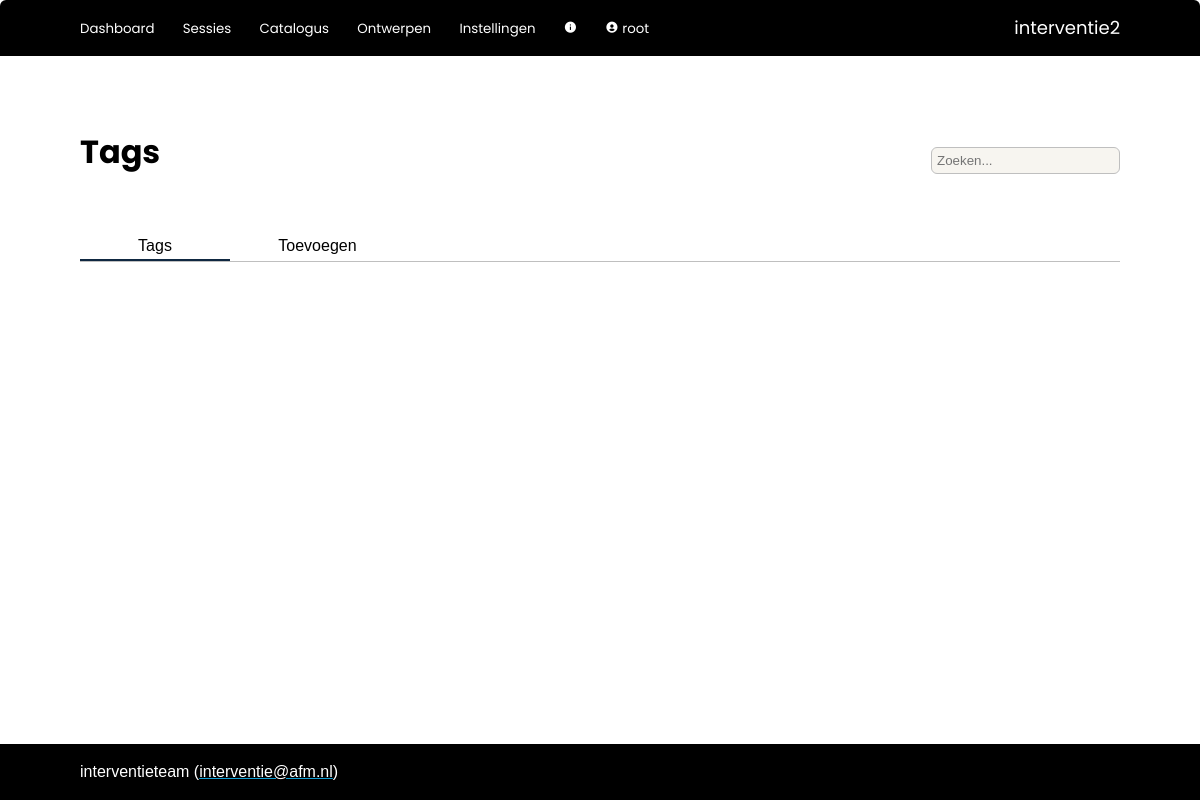
The app's page /catalog/tags (signed in), older data.
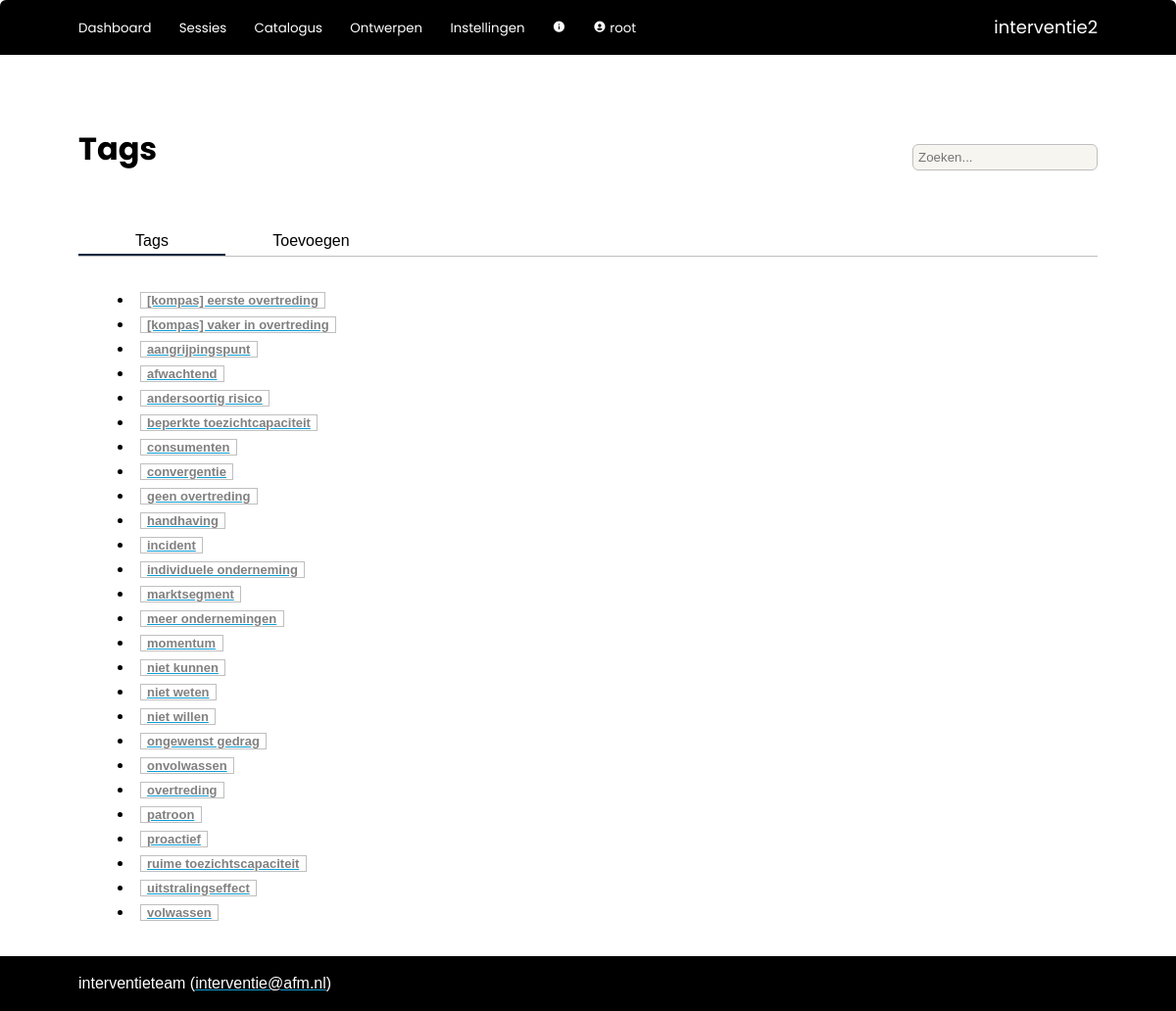
The same page, newer data.
### interventie2/models.py (models this page shows, shortened)
class User(db.Model, UserMixin):
    __tablename__ = 'users'
    id            = db.Column(db.Integer, primary_key=True)
    name          = db.Column(db.String(80), nullable=False, unique=True)
    password      = db.Column(db.String(200), nullable=False)
    role_id       = db.Column(db.Integer, db.ForeignKey('roles.id'), nullable=False, default=4) #references roles.id
    description   = db.Column(db.String(2000), nullable=False, default="")
    email         = db.Column(db.String(254))
    link          = db.Column(db.String(1000))
    active        = db.Column(db.Boolean, nullable=False, default=True)
    date_created  = db.Column(db.DateTime(timezone=True), server_default=func.now())
    last_seen     = db.Column(db.DateTime(timezone=True), server_default=func.now())
    role = relationship('Role')
    messages = relationship('Message', back_populates='recipient', foreign_keys="Message.recipient_id")
    messages_sent = relationship('Message', back_populates='sender', foreign_keys="Message.sender_id")
    worksession = relationship('Worksession', back_populates='creator')
    plan = relationship('Plan', back_populates='creator')
    allowed_worksessions = relationship('Worksession', secondary='worksession_access', back_populates='allowed_users')
    owned_instruments = relationship('Instrument', back_populates='owner')
    def unread_messages(self):
        return sum(1 for message in self.messages if (message.unread) and (message.deliver_after.date() <= date.today()))
    def unread_message_alert(self):
        return self.unread_messages() > 0

class Tag(db.Model):
    __tablename__ = 'tags'
    id            = db.Column(db.Integer, primary_key=True)
    name          = db.Column(db.String(100), nullable=False, unique=True)
    instruments = relationship('InstrumentTagAssignment', back_populates='tag', cascade='all, delete-orphan')

### interventie2/catalog/routes.py (the view)
@catalog.route('/tags', methods=['GET', 'POST'])
@login_required
def tags():
    if not current_user.role.edit_questionnaire:
        return render_template('error/index.html', title='Onvoldoende rechten', message='Onvoldoende rechten om tags te wijzigen.')
    form = TagForm()
    tags = Tag.query.order_by(Tag.name)
    if form.validate_on_submit():
        tag = Tag(name = form.name.data)
        db.session.add(tag)
        db.session.commit()
        return redirect(url_for('catalog.tags'))
    elif request.method == 'GET':
        pass
    return render_template('catalog/tags.html', edit_catalog_allowed=current_user.role.edit_catalog, tags=tags, form=form)

### interventie2/forms.py
class TagForm(FlaskForm):
    name               = StringField('Naam', validators=[DataRequired(), Length(min=2, max=100)], render_kw={'size': 40})
    submit             = SubmitField('Tag opslaan')

### interventie2/models.py (called while the page is built)
@login_manager.user_loader
def load_user(user_id):
    return User.query.get(user_id)

### interventie2/catalog/templates/catalog/tags.html (shortened to what this page needs)
{% extends 'base.html' %}
{% block page_title %}
Tags
{% endblock %}
{% block tabs %}
<div class="tab_bar">
    <button class="tablinks" onclick="switch_tab(event, 'tag_analysis')" id="defaultOpen">Tags</button>
    <button class="tablinks" onclick="switch_tab(event, 'tag_new')">Toevoegen</button>
</div>
{% endblock %}
{% block body %}
<div id="tag_analysis" class="tabcontent">
    <div class="text_area">
        <ul>
        {% for tag in tags %}
        <li><a href="{{ url_for('analysis.tag', tag_id=tag.id) }}"><span class="tag">{{ tag.name }}</span></a></li>
        {% endfor %}
        </ul>
    </div>
</div>
{% endblock %}

### interventie2/templates/base.html (shortened to what this page needs)
<!DOCTYPE html>
<html lang="en">
    <head>
        <link rel="stylesheet" href="{{ url_for('static', filename='css/styles.css')}}">
        <link href="https://unpkg.com/boxicons@2.1.2/css/boxicons.min.css" rel="stylesheet">
    </head>
    <body>
        {% import 'jinja_macros.html' as macro %}
        <header>
            <div class="logo">{{ config['APP_NAME'] }}</div>
            <div class="modes">
                {% if current_user.is_authenticated %}
                    <button>
                        <a href="{{ url_for('main.index') }}">Dashboard</a>
                    </button>
                    <button>
                        <a href="{{ url_for('main.worksessions') }}">Sessies</a>
                    </button>
                    <button>
                        <a href="{{ url_for('catalog.index') }}">Catalogus</a>
                    </button>
                    {% if current_user.role.edit_questionnaire %}
                        <button>
                            <a href="{{ url_for('tools.index') }}">Ontwerpen</a>
                        </button>
                    {% endif %}
                    {% if current_user.role.edit_users %}
                        <button>
                            <a href="{{ url_for('admin.index') }}">Instellingen</a>
                        </button>
                    {% endif %}
                    {% if current_user.role.see_app_info %}
                        <button>
                            <a href="{{ url_for('admin.info') }}"><i class='bx bxs-info-circle'></i></a>
                        </button>
                    {% endif %}
                    <button>
                        <a href="{{ url_for('admin.user', id=current_user.id) }}"><i class='bx bxs-user-circle'></i>
                            {{ current_user.name }}
                        </a>
                    </button>
                {% else %}
                    <button>
                        <a href="{{ url_for('main.login') }}">Login</a>
                    </button>
                {% endif %}
            </div>
        </header>
        <nav>
            <div class="title">{% block page_title %}{% endblock %}</div>
            {% if current_user.is_authenticated %}
                <form action="/analysis/search" method="get" class="search">
                    <input id="search" type="search"  name="q" value="{{ request.args.get('q') or '' }}" placeholder="Zoeken...">
                </form>
            {% endif %}
            <div class="tabs">{% block tabs %}{% endblock %}</div>
        </nav>
        <main>
            <section>{% block body %}{% endblock %}</section>
        </main>
        <footer>{{ config['MAINTAINER'] }} (<a href="mailto:{{ config['MAINTAINER_EMAIL'] }}">{{ config['MAINTAINER_EMAIL'] }}</a>)</footer>
    </body>
</html>

### interventie2/static/css/styles.css (style rules this page uses)
:root { --dark-blue: #0f2841; --light-blue: #0e9ed5; --green: #3b7d23; --orange: #c04f14; --mid-grey: #bfbfbf; --light-grey: #f7f5f0; }
html, body { font-family: sans-serif; line-height: 1.5em; padding: 0px; margin: 0px; }
a { color: inherit; text-decoration: underline; text-decoration-color: var(--light-blue); }
ul { margin: 0; padding-left: 1.5em; }
button { border: 1px solid var(--mid-grey); background-color: var(--light-grey); min-height: 1.7em; border-radius: 2px; min-width: 150px; }
button a { text-decoration: none; }
input { border: none; background-color: white;; border: 1px solid var(--mid-grey); font-size: inherit; height: 1.7rem; }
body { display: grid; height: 100vh; grid-template-rows: min-content min-content auto min-content; grid-template-areas: "header" "nav" "main" "footer"; }
header { grid-area: header; background-color: black; display: grid; grid-template-columns: auto min-content; grid-template-rows: auto; grid-template-areas: "modes logo"; color: white; border-radius: 6px 6px 0px 0px; align-items: center; padding: 1rem 5rem; font-family: "Poppins", sans-serif; }
header a { text-decoration: none; }
.logo { grid-area: logo; font-size: large; }
.modes { grid-area: modes; padding: 0px; margin: 0px; }
.modes button { background: inherit; outline: none; cursor: pointer; padding: 0; margin: 0 1.5rem 0 0; border: none; border-radius: 0px; color: white; font-family: "Poppins", sans-serif; font-size: smaller; min-width: 0; }
nav { grid-area: nav; display: grid; grid-template-columns: 1fr auto; grid-template-areas: "title search" "steps steps" "tabs tabs "; align-items: center; margin: 5rem 5rem 1rem 5rem; }
.title { grid-area: title; font-family: "Poppins", sans-serif; color: black; font-size: xx-large; font-weight: bold; padding: 0 0 1rem 0; line-height: 1em; }
.search { grid-area: search; display: flex; align-items: center; text-decoration: none; border: none; }
.search input { border: none; background-color: var(--light-grey); border: 1px solid var(--mid-grey); border-radius: 6px; padding: 5px; font-size: smaller; height: 1.7rem; }
.tabs { grid-area: tabs; display: flex; padding-top: 3rem; overflow: hidden; font-size: inherit; border-bottom: 1px solid var(--mid-grey); }
.tabs button { background: inherit; outline: none; cursor: pointer; padding: 0rem 2rem 0rem 2rem; margin: 0 0.5rem 0 0; border: none; border-radius: 0px; font-size: inherit; width: auto; }
.tabs button.active_tab { border-bottom: solid 2px var(--dark-blue); }
main { grid-area: main; padding: 1rem 5rem; display: grid; grid-template-columns: min-content 3fr; grid-template-areas: "aside section "; overflow-y: scroll; }
section { grid-area: section; padding: 0; margin-left: 1rem; }
footer { grid-area: footer; background-color: black; color: white; align-items: center; padding: 1rem 5rem; }
.text_area { width: 100%; padding: 0 1em 1em 1em; background-color: white; border-radius: 5px; }
.tabcontent { width: 100%; }
.tag { font-weight: bold; font-size: small; color: grey; padding: 0 0.5em 0 0.5em; margin: 0 0.5em 0 0.5em; border: 1px solid var(--mid-grey); white-space: nowrap; }

Row changes from the older to the newer data that the page shows:
added Tag: name "[kompas] eerste overtreding"
added Tag: name "[kompas] vaker in overtreding"
added Tag: name "aangrijpingspunt"
added Tag: name "afwachtend"
added Tag: name "andersoortig risico"
added Tag: name "beperkte toezichtcapaciteit"
added Tag: name "consumenten"
added Tag: name "convergentie"
added Tag: name "geen overtreding"
added Tag: name "handhaving"
added Tag: name "incident"
added Tag: name "individuele onderneming"
added Tag: name "marktsegment"
added Tag: name "meer ondernemingen"
added Tag: name "momentum"
added Tag: name "niet kunnen"
added Tag: name "niet weten"
added Tag: name "niet willen"
added Tag: name "ongewenst gedrag"
added Tag: name "onvolwassen"
added Tag: name "overtreding"
added Tag: name "patroon"
added Tag: name "proactief"
added Tag: name "ruime toezichtscapaciteit"
added Tag: name "uitstralingseffect"
added Tag: name "volwassen"
